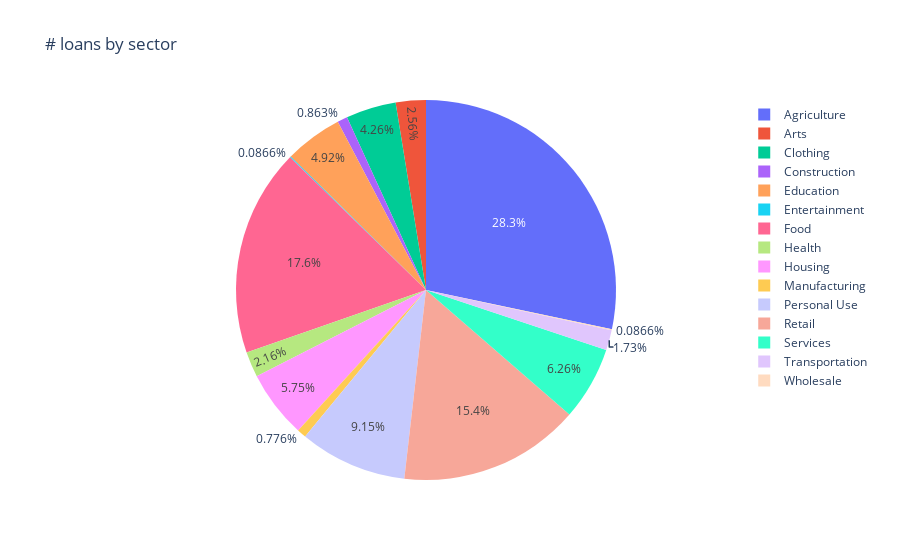

Notebook source saved alongside this figure:
### Markdown cell above
## 5.4. Loans by sector

### Code cell
## Plotting loans by sector
df_sector = df_loans[ [u'country', u'year', u'activity', u'sector', u'loan_amount']]
## Visualization in the form of piechart
trace = go.Pie(sort = False,labels=df_sector.groupby('sector').size().index.tolist(), values=list(df_sector.groupby('sector').size().values))
fig = {
    'data': [trace],
    'layout': {'title': '# loans by sector'}
     }

py.iplot(fig)

### Figure 1 — Plotly figure (JSON) as saved in the notebook; plotly's stock layout.template omitted (floating-point values rounded to 4 significant figures)
{"data": [{"labels": ["Agriculture", "Arts", "Clothing", "Construction", "Education", "Entertainment", "Food", "Health", "Housing", "Manufacturing", "Personal Use", "Retail", "Services", "Transportation", "Wholesale"], "sort": false, "type": "pie", "values": [8827, 799, 1330, 269, 1535, 27, 5502, 674, 1792, 242, 2854, 4815, 1953, 539, 27]}], "layout": {"title": {"text": "# loans by sector"}}}
